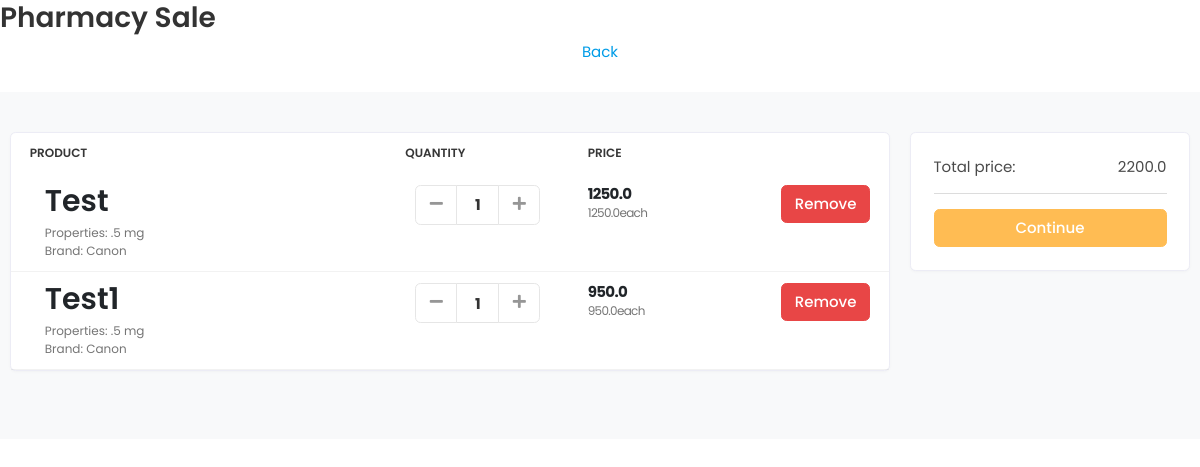
Page /app/cart/john/ (signed in) on the committed database.
### doctor/models.py (models this page shows, shortened)
class CartItem(models.Model):
    customer = models.ForeignKey(Customer, on_delete=models.CASCADE, blank=True, null=True)
    product = models.ForeignKey(Stock, on_delete=models.CASCADE, blank=True, null=True)
    quantity = models.IntegerField(default=0)
    is_active = models.BooleanField(default=True)
    def sub_total(self):
        return self.product.price * self.quantity

class Stock(models.Model):
    item_name = models.CharField(max_length=200, unique=True, blank=True, null=True,)
    slug = models.SlugField(max_length=200, blank=True, null=True, unique=True)
    description = models.CharField(max_length=500, blank=True)
    category = models.ForeignKey(Category, blank=True, null=True, on_delete=models.CASCADE)
    price = models.FloatField(blank=True, null=True, validators=[MinValueValidator(0.0)])
    stock = models.PositiveIntegerField(default=0)
    reorder_stock = models.PositiveIntegerField(default=0)
    stock_reorder_level = models.PositiveIntegerField(default=0)
    is_available = models.BooleanField(default=True)
    created = models.DateTimeField(auto_now_add=True, auto_now=False)
    last_updated = models.DateTimeField(auto_now_add=False, auto_now=True)

### doctor/views.py (the view)
# urls.py: path("cart/<slug:slug>/", views.cart, name="cart"),
@login_required
def cart(request, slug, total=0, quantity=0, cart_item=None):
    customer = Customer.objects.get(slug=slug)
    products = customer.products.all()
    for product in products:
        cart_items = CartItem.objects.get(customer=customer, product=product, is_active=True)
        cart_id = cart_items.id
        try:
            cart_item = CartItem.objects.get(id=cart_id)
            total += (cart_item.product.price * cart_item.quantity)
            quantity += cart_item.quantity
        except CartItem.DoesNotExist:
                total = quantity = cart_items = None
    entire_cart = CartItem.objects.filter(customer=customer)
    context = {
        'total': total,
        'quantity': quantity,
        'entire_cart': entire_cart,
        'products': products,
        'customer': customer,
    }
    return render(request , "pharmaceuticals/cart.html", context)

### templates/pharmaceuticals/cart.html
{% extends 'pharmaceuticals/base.html' %}
{% block content %}
<div class="page-header">
    <div class="row align-items-center">
    <div class="col">
    <h3 class="page-title">Pharmacy Sale</h3>
    <div class="text-center dont-have"><a href="{% url 'Pharmacyindex' %}">Back</a></div>
    </div>
    </div>
    </div>
<section class="section-content padding-y bg">
    <div class="container">
    {% if not entire_cart %}
        <h2 class="text-center">Cart is empyt</h2><br>
        <div class="text-center">
            <a href="{% url 'stock_sale' %}" class="btn btn-primary">Contine Purchase</a>
        </div>
    {% else %}
    <div class="row">
        <aside class="col-lg-9">
    <div class="card">
    <table class="table table-borderless table-shopping-cart">
    <thead class="text-muted">
    <tr class="small text-uppercase">
      <th scope="col">Product</th>
      <th scope="col" width="120">Quantity</th>
      <th scope="col" width="120">Price</th>
      <th scope="col" class="text-right" width="200"> </th>
    </tr>
    </thead>
    <tbody>
    {% for items in entire_cart %}
    <tr>
        <td>
            <figure class="itemside align-items-center">
                <figcaption class="info">
                    <a href="#" class="title text-dark">{{ items.product.item_name }}</a>
                    <p class="text-muted small">Properties: .5 mg <br> Brand: Canon</p>
                </figcaption>
            </figure>
        </td>
        <td>
                        <div class="col">
                            <div class="input-group input-spinner">
                                <div class="input-group-prepend">
                                    <a href="{% url 'remove_cart' items.customer.slug items.product.id %}" class="btn btn-light" type="button" id="button-plus"> <i class="fa fa-minus"></i> </a>
                                </div>
                                <input type="text" class="form-control"  value="{{ items.quantity }}">
                                <div class="input-group-append">
                                <a href="{% url 'cart_quantity' items.customer.slug items.product.id %}" class="btn btn-light" type="button" id="button-minus"> <i class="fa fa-plus"></i> </a>
                                </div>
                            </div>
                        </div>
        </td>
        <td>
            <div class="price-wrap">
                <var class="price">{{ items.sub_total }}</var>
                <small class="text-muted"> {{ items.product.price }}each </small>
            </div>
        </td>
        <td class="text-right">
        <a href="{% url 'delete_cart' items.customer.slug items.product.id %}" class="btn btn-danger"> Remove</a>
        </td>
    </tr>
    {% endfor %}
    </tbody>
    </table>
    </div>
        </aside>
        <aside class="col-lg-3">
            <div class="card">
            <div class="card-body">
                <dl class="dlist-align">
                  <dt>Total price:</dt>
                  <dd class="text-right">{{ total }}</dd>
                </dl>
                <hr>
                <a href="{% url 'checkout' customer.slug %}" class="btn btn-primary btn-block"> Continue </a>
            </div>
            </div>
    </aside>
    </div>
    {% endif %}
    </div>
    </section>
{% endblock %}

### static/cart/css/ui.css (style rules this page uses)
html { font-family: "Inter", sans-serif; font-size: 15px; }
.price-wrap { letter-spacing: -0.7px; }
.padding-y { padding-top: 40px; padding-bottom: 40px; }
var { font-style: normal; }
figure { margin-bottom: 0; }
.bg { background-color: #f8f9fa; }
p:last-child { margin-bottom: 0; }
.btn-light { background-color: #fff; border-color: #e4e4e4; }
.btn-light i { color: #969696; }
.itemside { position: relative; display: flex; width: 100%; }
.itemside .info { padding-left: 15px; padding-right: 7px; }
.itemside p { margin-bottom: 0; }
.itemside .title { display: block; margin-bottom: 5px; color: #212529; }
[class*=dlist-] { margin-bottom: 5px; }
[class*=dlist-] dd { margin-bottom: 0; }
.dlist-align { display: flex; }
.dlist-align dt { width: 150px; word-wrap: break-word; font-weight: normal; }
.dlist-align dd { flex-grow: 1; }
.price { font-weight: 600; color: #212529; }
.input-spinner { width: 125px; flex-wrap: nowrap; display: inline-flex; vertical-align: middle; }
.input-spinner input.form-control { text-align: center; max-width: 46px; font-weight: bold; flex-basis: 46px; border-color: #e4e4e4; flex-grow: 0; }
.input-spinner .btn { width: 42px; text-align: center; padding-left: 0.5rem; padding-right: 0.5rem; }
.table-shopping-cart.table td, .table-shopping-cart.table th { padding-left: 1.25rem; padding-right: 1.25rem; }
.table-shopping-cart .price-wrap { line-height: 1.2; }
.table-shopping-cart .price { font-weight: bold; margin-right: 5px; display: block; }

### static/prescol/css/style.css (style rules this page uses)
html { height: 100%; }
body { background-color: #fff; color: #333; font-family: 'Poppins', sans-serif; font-size: 1rem; height: 100%; line-height: 1.5; overflow-x: hidden; }
h1, h2, h3, h4, h5, h6 { font-family: 'Poppins', sans-serif; margin-top: 0; }
.form-control { border: 1px solid #ddd; box-shadow: none; color: #333; font-size: 15px; height: 40px; }
a { color: #009ce7; }
input, button, a { transition: all 0.4s ease; -moz-transition: all 0.4s ease; -o-transition: all 0.4s ease; -ms-transition: all 0.4s ease; -webkit-transition: all 0.4s ease; }
input, input:focus, button, button:focus { outline: none; }
input[type=text], input[type=password] { -webkit-appearance: none; -moz-appearance: none; appearance: none; }
.input-group .form-control { height: 40px; }
.table { color: #333; max-width: 100%; margin-bottom: 0; width: 100%; }
.table thead tr th { font-weight: 600; }
.table tbody tr { border-bottom: 1px solid rgba(0, 0, 0, 0.05); }
.text-muted { color: #757575 !important; }
.btn-primary { background-color: #FFBC53; border: 1px solid #FFBC53; }
.btn-danger { background-color: #e84646; border: 1px solid #e84646; }
.card { border: 1px solid #ececf5; box-shadow: 0 1px 3px 0 rgba(0, 0, 0, 0.03); margin-bottom: 1.875rem; }
.card-body { padding: 1.5rem; }
.btn-light { border-color: #e6e6e6; color: #a6a6a6; }
.page-header { margin-bottom: 1.875rem; }
.page-title { font-size: 28px; font-weight: 600; color: #333; margin-bottom: 5px; }

### rows in the picture
CartItem: product.item_name "Test", quantity "1", sub_total "1250.0", product.price "1250.0"
CartItem: product.item_name "Test1", quantity "1", sub_total "950.0", product.price "950.0"

### other values in the picture
{{ total }} "2200.0"
